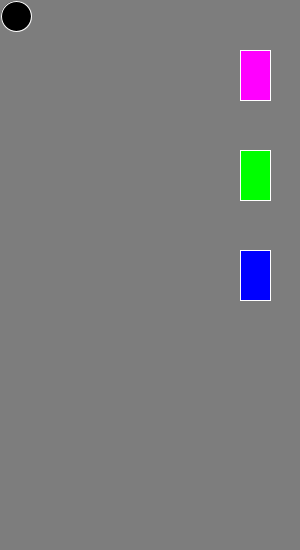
Frame 1 (no input)
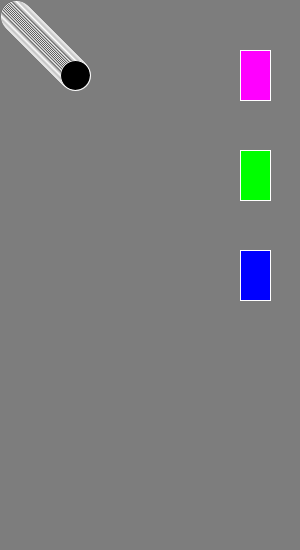
Frame 60 (the mouse pressed at the canvas centre just before this capture)
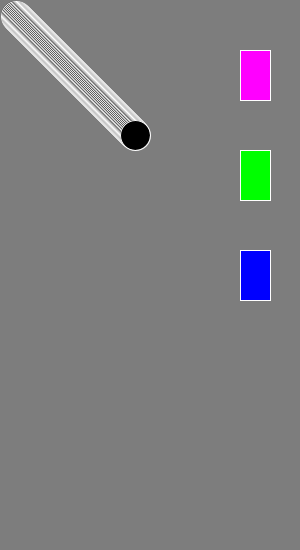
Frame 120 (the mouse held since frame 60 and released just before this capture)

The Processing sketch that drew these frames (run headless with seeded random() and noise(); from frame 60 on, the mouse is pressed at the canvas centre):

// Processing sketch: processing_106629
// ── processing_106629.pde

boolean buttonR=false;
boolean buttonG=false;
boolean buttonB=false;

int d=30;
int x=d/2;
int y=d/2;
int speedx=1;
int speedy=1;


void setup() {
  size(300,550);
  background(125);
}

void draw() {
  
  // buttons
 
  stroke(255);
  fill(255,0,255);
  rect(240,50,30,50);
  
  stroke(255);
  fill(0,255,0);
  rect(240,150,30,50);
  
  stroke(255);
  fill(0,0,255);
  rect(240,250,30,50);
  
  


  // bouncing ball
    
  
  x=x+speedx;
  y=y+speedy;
  
  if (x>width-100 || x<d/2) {
    speedx=speedx*-1;
  }
  
  if (y>height-d/2 || y<d/2) {
    speedy=speedy*-1; 
  }   
  
  fill(0);
  
     if (buttonR) {
    fill(255,0,255);
  } else if (buttonG) {
    fill(0,255,0);
  } else if (buttonB) {
    fill(0,0,255);
  }
 
  
  stroke(255);
  ellipse(x,y,d,d);

  
}

void mousePressed() {
  
   if (mouseX<275 && mouseX>240 && mouseY<100 && mouseY>50) {
    buttonR=true;
    buttonG=false;
    buttonB=false;
   } else if (mouseX<275 && mouseX>240 && mouseY<200 && mouseY>150) {
    buttonR=false;
    buttonG=true;
    buttonB=false;
   } else if (mouseX<275 && mouseX>240 && mouseY<300 && mouseY>250) {
     buttonR=false;
     buttonG=false;   
     buttonB=true;
   }
}

void keyPressed() {
  background(125);
  x=d/2;
  y=d/2;
}
